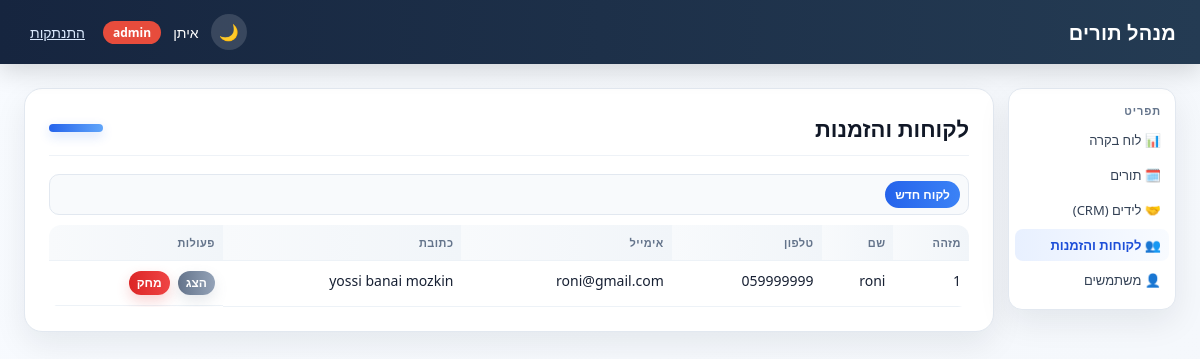
Page /customers/ (signed in) on the committed database.
### tables this page shows
CREATE TABLE customers (
                id INTEGER PRIMARY KEY AUTOINCREMENT,
                name TEXT,
                phone TEXT,
                email TEXT,
                address TEXT
            );

### blueprints/customers.py (the view)
@bp.route("/")
@login_required
def list_customers():
    df = get_repos().customers.get_all()
    return render_template("customers/list.html", customers=to_records(df))

### app.py (called while the page is built)
@app.context_processor
def inject_template_globals():
    return {
        "csrf_token": generate_csrf_token(),
        "current_user": current_user(),
        "ROLE_ADMIN": roles.ADMIN,
        "ROLE_USER": roles.USER,
    }

### auth.py (called while the page is built)
def generate_csrf_token():
    if "csrf_token" not in session:
        session["csrf_token"] = secrets.token_hex(16)
    return session["csrf_token"]

def validate_csrf():
    if request.method != "POST":
        return
    token = session.get("csrf_token")
    submitted = request.form.get("csrf_token", "")
    if not token or not secrets.compare_digest(token, submitted):
        abort(400)

def current_user():
    return session.get("user")

def login_required(view):
    @wraps(view)
    def wrapped(*args, **kwargs):
        if current_user() is None:
            return redirect(url_for("auth.login"))
        return view(*args, **kwargs)
    return wrapped

### customer_repository.py (called while the page is built)
    def get_all(self):
        return pd.read_sql_query(f"SELECT * FROM {TABLE_NAME}", self.conn)

### db_context.py (called while the page is built)
def get_conn():
    if "db_conn" not in g:
        g.db_conn = sqlite3.connect(DB_FILE, timeout=10)
    return g.db_conn

def get_repos():
    if "repos" not in g:
        conn = get_conn()
        appointments = AppointmentRepository(conn)
        g.repos = SimpleNamespace(
            appointments=appointments,
            availability=AvailabilityService(appointments),
            leads=LeadRepository(conn),
            lead_statuses=LeadStatusRepository(conn),
            customers=CustomerRepository(conn),
            invoices=InvoiceRepository(conn),
            users=UserRepository(conn),
            id_sequence=IdSequence(conn),
        )
    return g.repos

def init_app(app):
    @app.teardown_appcontext
    def close_conn(exception):
        conn = g.pop("db_conn", None)
        if conn is not None:
            conn.close()

### id_sequence.py (called while the page is built)
    def _seed_if_empty(self):
        count = self.conn.execute("SELECT COUNT(*) FROM id_sequence").fetchone()[0]
        if count > 0:
            return
        max_existing = self._max_existing_id()
        if max_existing > 0:
            self.conn.execute("INSERT INTO id_sequence (id) VALUES (?)", (max_existing,))
            self.conn.commit()

### view_utils.py (called while the page is built)
def to_records(df):
    return df.where(pd.notnull(df), None).to_dict("records")

def role_badge_class(role):
    return ROLE_BADGE_CLASSES.get(role, "badge-gray")

### templates/customers/list.html (shortened to what this page needs)
{% extends "base.html" %}
{% block page_heading %}לקוחות והזמנות{% endblock %}
{% block content %}
<div class="toolbar">
    <a href="{{ url_for('customers.new_customer') }}" class="btn">לקוח חדש</a>
</div>
{% if customers %}
<table>
    <thead>
        <tr>
            <th>מזהה</th>
            <th>שם</th>
            <th>טלפון</th>
            <th>אימייל</th>
            <th>כתובת</th>
            <th>פעולות</th>
        </tr>
    </thead>
    <tbody>
        {% for c in customers %}
        <tr>
            <td>{{ c.id }}</td>
            <td>{{ c.name }}</td>
            <td>{{ c.phone }}</td>
            <td>{{ c.email }}</td>
            <td>{{ c.address }}</td>
            <td class="actions-row">
                <a href="{{ url_for('customers.detail', customer_id=c.id) }}" class="btn btn-secondary">הצג</a>
                {% if current_user.role == ROLE_ADMIN %}
                <form method="post" action="{{ url_for('customers.delete', customer_id=c.id) }}"
                      onsubmit="return confirm('האם אתה בטוח שברצונך למחוק את הלקוח?');">
                    <button type="submit" class="btn btn-danger">מחק</button>
                </form>
                {% endif %}
            </td>
        </tr>
        {% endfor %}
    </tbody>
</table>
{% else %}
<p class="empty-state">עדיין אין לקוחות.</p>
{% endif %}
{% endblock %}

### static/style.css (style rules this page uses)
* { box-sizing: border-box; }
:root { --bg: #f4f7fb; --surface: #ffffff; --surface-2: #f8fafc; --text: #172033; --muted: #64748b; --border: #e2e8f0; --primary: #2563eb; --primary-dark: #1d4ed8; --danger: #dc2626; --danger-dark: #b91c1c; --shadow: 0 12px 32px rgba(15, 23, 42, 0.08); }
body { margin: 0; font-family: "Segoe UI", Tahoma, Arial, sans-serif; background: linear-gradient(135deg, #f8fbff 0%, var(--bg) 100%); color: var(--text); direction: rtl; text-align: right; }
html, body { scrollbar-width: none; -ms-overflow-style: none; }
.toolbar { display: flex; flex-wrap: wrap; gap: 6px; align-items: center; margin-bottom: 10px; padding: 6px 8px; background: var(--surface-2); border: 1px solid var(--border); border-radius: 10px; position: sticky; top: 64px; z-index: 15; }
.toolbar .btn { padding: 5px 10px; font-size: 12px; box-shadow: none; }
table { width: 100%; border-collapse: collapse; font-size: 14px; overflow: hidden; border-radius: 12px; }
th, td { text-align: right; padding: 10px 8px; border-bottom: 1px solid #edf2f7; white-space: nowrap; vertical-align: top; }
th { background: linear-gradient(90deg, #f8fafc 0%, #f1f5f9 100%); color: #64748b; font-weight: 700; font-size: 11px; text-transform: uppercase; letter-spacing: 0.04em; }
.actions-row { display: flex; gap: 6px; align-items: center; flex-wrap: wrap; }
.actions-row .btn, .actions-row button { padding: 6px 8px; font-size: 12px; line-height: 1; }
.actions-row form { margin: 0; }
.btn { display: inline-block; padding: 9px 16px; border-radius: 999px; border: none; background: linear-gradient(90deg, var(--primary) 0%, #3b82f6 100%); color: #fff; text-decoration: none; font-size: 14px; font-weight: 600; cursor: pointer; box-shadow: 0 6px 14px rgba(37, 99, 235, 0.2); transition: transform 0.15s ease, box-shadow 0.15s ease; }
.btn-danger { background: linear-gradient(90deg, var(--danger) 0%, #ef4444 100%); box-shadow: 0 6px 14px rgba(220, 38, 38, 0.2); }
.btn-secondary { background: linear-gradient(90deg, #64748b 0%, #94a3b8 100%); box-shadow: 0 6px 14px rgba(100, 116, 139, 0.16); }
.actions-row { display: flex; gap: 8px; }

### rows in the picture
customers: id "1", name "roni", phone "059999999", email "roni@gmail.com", address "yossi banai mozkin"

### other values in the picture
{{ current_user.username }} "איתן"
{{ current_user.role }} "admin"
